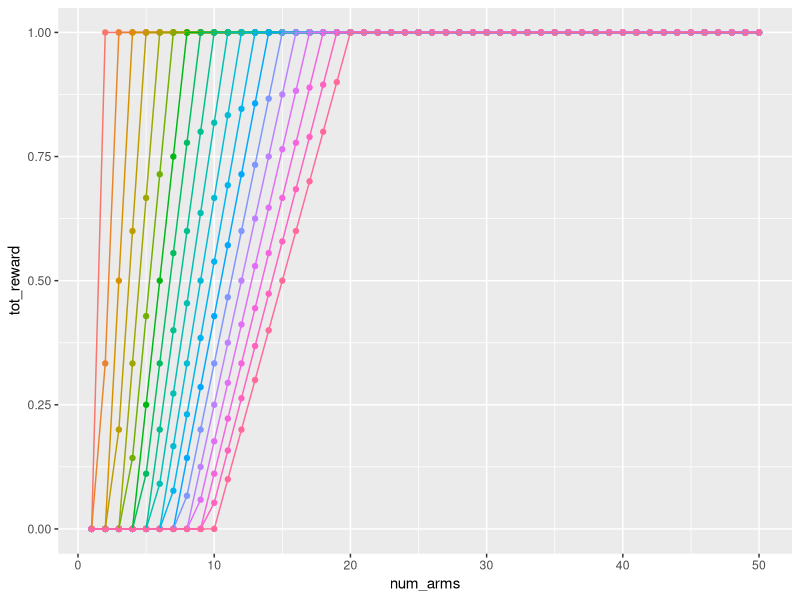

This chart was generated by the following R code: (Note: this script raises an error after producing the figure.)
# pigeronhole - deterministic multiplayer MAB with collision-dependent Bernoulli rewards -
# if collide, 0 ; else 1

# this is very deterministic pigeonhole - if say N players M arms, N > M
# we fill M arms first; then fill remaining N-M players one by one in each arm

library(ggplot2)

N <- seq(2, 20, by = 1)
M <- seq(1, 50, by = 1)

len_N <- length(N)

len_M <- length(M)

len1 <- len_N * len_M

round_reward_df <- data.frame(
  num_users = rep(-1, len1),
  num_arms = rep(-1, len1),
  tot_reward = rep(-1, len1)
)

ctr <- 1

for (n in N) {
  for (m in M) {
    
    fv <- floor(n / m)
    
    if (fv == 0) {
      # more arms than users, all users get a reward 1
      rew <- 1
      tot_rew <- rew * n
    } else if (fv > 1) {
      # each arm has at least two users, implying all users get reward 0
      rew <- 0
      tot_rew <- 0
    } else {
      if (m == n) {
        rew <- 1
        tot_rew <- rew * n
      } else {
        rew <- 1
        tot_rew <- rew * (m - n + m*fv) # those arms that have only one user on them, only those users get a rew 1
      }
    }
    
    round_reward_df[ctr, 1] <- n
    round_reward_df[ctr, 2] <- m
    round_reward_df[ctr, 3] <- tot_rew / n # normalized rweward
    
    ctr <- ctr + 1
  }
}

EPSILON <- 1.e-10
# plot
ggplot(
  data = round_reward_df,
  aes(x = num_arms,
      y = tot_reward)
) + geom_point(aes(colour = factor(num_users))) + geom_line(aes(colour = factor(num_users))) + theme(legend.position = "none")

# log reward plot and normalized users / arms
xggplot(
  data = round_reward_df,
  aes(x = num_users / num_arms,
      y = log(tot_reward + EPSILON))
) + geom_point(aes(colour = factor(num_users))) + geom_line(aes(colour = factor(num_users))) + theme(legend.position = "none")


####B Clever pigeonhole ####

# The above pigeonhole is very nAive. We can simply do the follopwing for clever pigeonhole : 
# when N > M, put first M one in each arm, then remainder N-M all on ANY one arm! That way
# we get a total reward of (M-1) when N > M and an average reward per user of (M-1)/N
# Moreover, when M >= N, we still get the reward of 1 per user or a total reward of N


clever_pigeonhole_round_reward_df <- data.frame(
  num_users = rep(-1, len1),
  num_arms = rep(-1, len1),
  tot_reward = rep(-1, len1)
)

ctr <- 1

for (n in N) {
  for (m in M) {
    
    if (n > m) {
      rew <- (m-1) / n # all arms get 1, then any one arm gets remainder so ONLY those users get zero reward
      # and remainder m-1 get reward of 1 !
      tot_rew <- n * rew
    } else if (m >= n) {
      rew <- 1
      tot_rew <- n * rew
    }
    
    clever_pigeonhole_round_reward_df[ctr, 1] <- n
    clever_pigeonhole_round_reward_df[ctr, 2] <- m
    clever_pigeonhole_round_reward_df[ctr, 3] <- tot_rew / n # normalized rweward
    
    ctr <- ctr + 1
  }
}

# plot
ggplot(
  data = clever_pigeonhole_round_reward_df,
  aes(x = num_arms,
      y = tot_reward)
) + geom_point(aes(colour = factor(num_users))) + geom_line(aes(colour = factor(num_users))) + theme(legend.position = "none")


# log reward plot and normalized users / arms
ggplot(
  data = clever_pigeonhole_round_reward_df,
  aes(x = num_users / num_arms,
      y = log(tot_reward + EPSILON))
) + geom_point(aes(colour = factor(num_users))) + geom_line(aes(colour = factor(num_users))) + theme(legend.position = "none")


## part 2v: now we let users choose from the set of arms at random ; again if they collide with another
# user, their reward is 0. if not - reward is 1

# for each combo of N. M we know what the pigeonhole gives, so we can at the least compare this to that

T <- 1000

random_strat_round_reward_df <- data.frame(
  num_users = rep(-1, len1),
  num_arms = rep(-1, len1),
  tot_reward = rep(-1, len1)
)

ctr <- 1
for (n in N) {
  cat("num users = ", n, "\n")
  for (m in M) {
    sum1 <- 0.0
    for (t in 1:T) {
      random_choice_arms <- sample(c(1:m), n, replace = TRUE)
      
      # how much reward 
      rew <- length(which(table(random_choice_arms) == 1)) #which users had no collisions
      rew <- rew / n # normalize
      sum1 <- sum1 + rew
    }
    
    sum1 <- sum1 / T
    
    random_strat_round_reward_df[ctr,1] <- n
    random_strat_round_reward_df[ctr,2] <- m
    random_strat_round_reward_df[ctr,3] <- sum1
    
    ctr <- ctr + 1
    
    
  }
}

# plot just this

# plot
ggplot(
  data = random_strat_round_reward_df,
  aes(x = num_arms,
      y = tot_reward)
) + geom_point(aes(colour = factor(num_users))) + geom_line(aes(colour = factor(num_users))) + theme(legend.position = "none")

# plot above but with num_users / num_arms

EPSILON <- 1.0e-10

# plot
ggplot(
  data = random_strat_round_reward_df,
  aes(x = log(num_users / num_arms),
      #y = log(tot_reward+EPSILON))
      y = tot_reward)
) + geom_point(aes(colour = factor(num_users))) + geom_line(aes(colour = factor(num_users))) + theme(legend.position = "none")

#for completeness, plot with the log reward as well
ggplot(
  data = random_strat_round_reward_df,
  aes(x = log(num_users / num_arms),
      y = log(tot_reward+EPSILON))
) + geom_point(aes(colour = factor(num_users))) + geom_line(aes(colour = factor(num_users))) + theme(legend.position = "none")


# join pigeonhole strat df and random strat df on users, arms

join1 <- merge(
  round_reward_df,
  random_strat_round_reward_df,
   by = c("num_users", "num_arms")
)

colnames(join1) <- c("num_users", "num_arms", "pigeonhole_strat_reward", "random_strat_reward")

# now join with the clever pigeonhole

join2 <- merge(
  join1,
  clever_pigeonhole_round_reward_df,
  xby = c("num_users", "num_arms")
)

colnames(join2) <- c("num_users", "num_arms", "pigeonhole_strat_reward", "random_strat_reward", "clever_pigeonhole_strat_reward")


EPSILON <- 1.0e-10
join2$random_v_clever_pigeonhole_perf <- (join2$random_strat_reward)/ (join2$clever_pigeonhole_strat_reward)
join2$pigeonhole_v_clever_pigeonhole_perf <- join2$pigeonhole_strat_reward / join2$clever_pigeonhole_strat_reward

# remove Infs and NANs - meaningless

join2 <- join2[complete.cases(join2), ]
join2 <- join2[is.finite(rowSums(join2)), ]

#join1$random_v_pigeonhole_perf <- log(join1$random_v_pigeonhole_perf)

# plot
ggplot(
  data = join2,
  aes(x = num_arms,
      y = log(random_v_clever_pigeonhole_perf+EPSILON))
) + geom_point(aes(colour = factor(num_users))) + geom_line(aes(colour = factor(num_users))) + theme(legend.position = "none")


# a final plot -- perf versus ratio of num_users / num_arms

ggplot(
  data = join2,
  aes(x = num_users / num_arms,
      y = log(random_v_clever_pigeonhole_perf+EPSILON))
) + geom_point(aes(colour = factor(num_users))) + geom_line(aes(colour = factor(num_users))) + theme(legend.position = "none")

# lets do both log-log 


ggplot(
  data = join2,
  aes(x = log(num_users / num_arms),
      y = log(random_v_clever_pigeonhole_perf+EPSILON))
) + geom_point(aes(colour = factor(num_users))) + geom_line(aes(colour = factor(num_users))) + theme(legend.position = "none")


# and now against pigeonhole


ggplot(
  data = join2,
  aes(x = num_users / num_arms,
      y = log(pigeonhole_v_clever_pigeonhole_perf+EPSILON))
) + geom_point(aes(colour = factor(num_users))) + geom_line(aes(colour = factor(num_users))) + theme(legend.position = "none")

# log-log
ggplot(
  data = join2,
  aes(x = log(num_users / num_arms),
      y = log(pigeonhole_v_clever_pigeonhole_perf+EPSILON))
) + geom_point(aes(colour = factor(num_users))) + geom_line(aes(colour = factor(num_users))) + theme(legend.position = "none")

# two final plots trhat are more illuminating as we do floor(num_arms /num_users)


ggplot(
  data = join2,
  aes(x = floor(num_users / num_arms),
      y = log(random_v_clever_pigeonhole_perf+EPSILON))
) + geom_point(aes(colour = factor(num_users))) + geom_line(aes(colour = factor(num_users))) + theme(legend.position = "none")

# and now against pigeonhole


ggplot(
  data = join2,
  aes(x = floor(num_users / num_arms),
      y = log(pigeonhole_v_clever_pigeonhole_perf+EPSILON))
) + geom_point(aes(colour = factor(num_users))) + geom_line(aes(colour = factor(num_users))) + theme(legend.position = "none")


